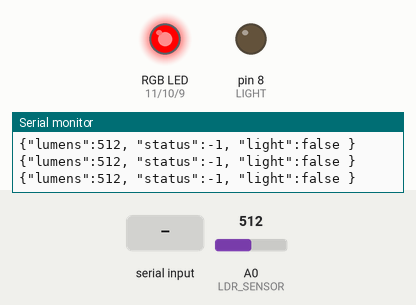
This sketch was run on a simulated Arduino Uno, built with avr-gcc and run on an emulated ATmega328P. Shown: an RGB LED mixed from three pins (HIGH = lit), output pins drawn as LEDs (lit = HIGH), the last lines printed to the serial monitor. The inputs (shaded band) are chosen by the test bench; at power-on: A0 (LDR_SENSOR) = 512.

Above: at 1.2 s.
1.3 s: "true" received over Serial
At 3.5 s:
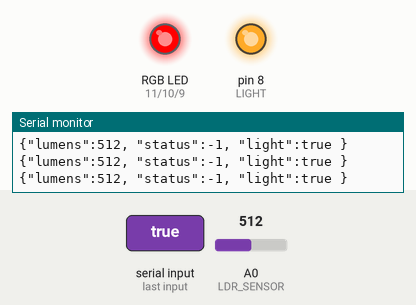
3.8 s: A0 (LDR_SENSOR) set to 588
5.3 s: A0 (LDR_SENSOR) set to 612
At 5.6 s:
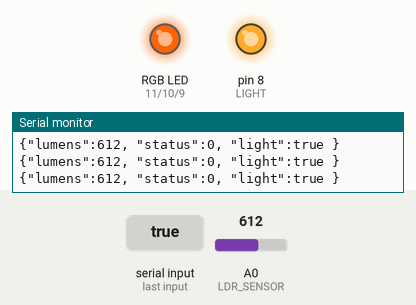
6.8 s: "1" received over Serial
At 9.0 s:
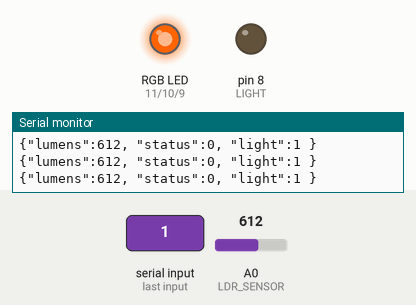
9.3 s: A0 (LDR_SENSOR) set to 793
10.8 s: A0 (LDR_SENSOR) set to 815
At 11.1 s:
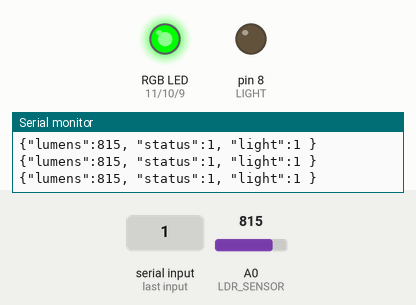
Timing chart, 0 to 13.3 s (numbered marks = the images above; inputs shaded):
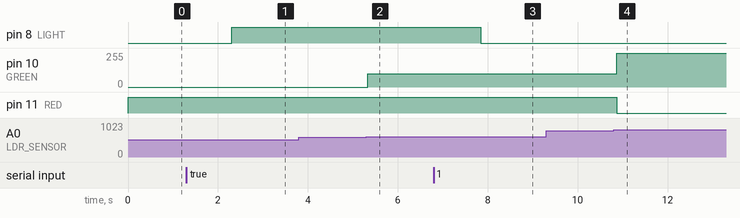

The sketch:

unoR3_sensor.ino
```cpp
#define BLUE 9
#define GREEN 10
#define RED 11

#define LDR_SENSOR 0
#define LIGHT 8

const int mediumLimit = 600;
const int highLimit = 800;

int lumens = 0;
int status = 0;
String incomingString = "false";

void rgb(int r, int g, int b) {
  analogWrite(RED, r);
  analogWrite(GREEN, g);
  analogWrite(BLUE, b);
}

void setupRgb() {
  pinMode(BLUE,OUTPUT);
  pinMode(GREEN,OUTPUT);
  pinMode(RED,OUTPUT);
}

void setup(){
  Serial.begin(115200);
  setupRgb();
  pinMode(LIGHT,OUTPUT);
}

void processData() {
  lumens = analogRead(LDR_SENSOR);

  if (lumens > highLimit) {
    status = 1;
    rgb(0, 255, 0);
  }

  if (lumens >= mediumLimit && lumens <= highLimit) {
    status = 0;
    rgb(255, 100, 0);
  }

  if (lumens < mediumLimit) {
    status = -1;
    rgb(255, 0, 0);
  }
}

void output() {
  if (Serial.available() > 0) {
    incomingString = Serial.readString();
    digitalWrite(LIGHT, (incomingString == "true") ? HIGH : LOW );
  }

  Serial.println("{\"lumens\":" + (String)lumens + ", \"status\":" + (String)status + ", \"light\":"+incomingString+" }");
}

void loop(){
  processData();
  output();
  delay(100);
}
```

Measured:
- the behaviour switches between 599 and 600 on A0 (LDR_SENSOR) (found by bisection; images 1 and 2)
- the behaviour switches between 800 and 801 on A0 (LDR_SENSOR) (found by bisection; images 3 and 4)
- after the input at 1.3 s, pin 8 (LIGHT): LOW → HIGH after 1.0 s
- after the input at 5.3 s, pin 10 (GREEN): 0/255 → 100/255 at once
- after the input at 6.8 s, pin 8 (LIGHT): HIGH → LOW after 1.0 s
- after the input at 10.8 s, pin 10 (GREEN): 100/255 → 255/255 after 0.07 s; pin 11 (RED): HIGH → LOW after 0.07 s
